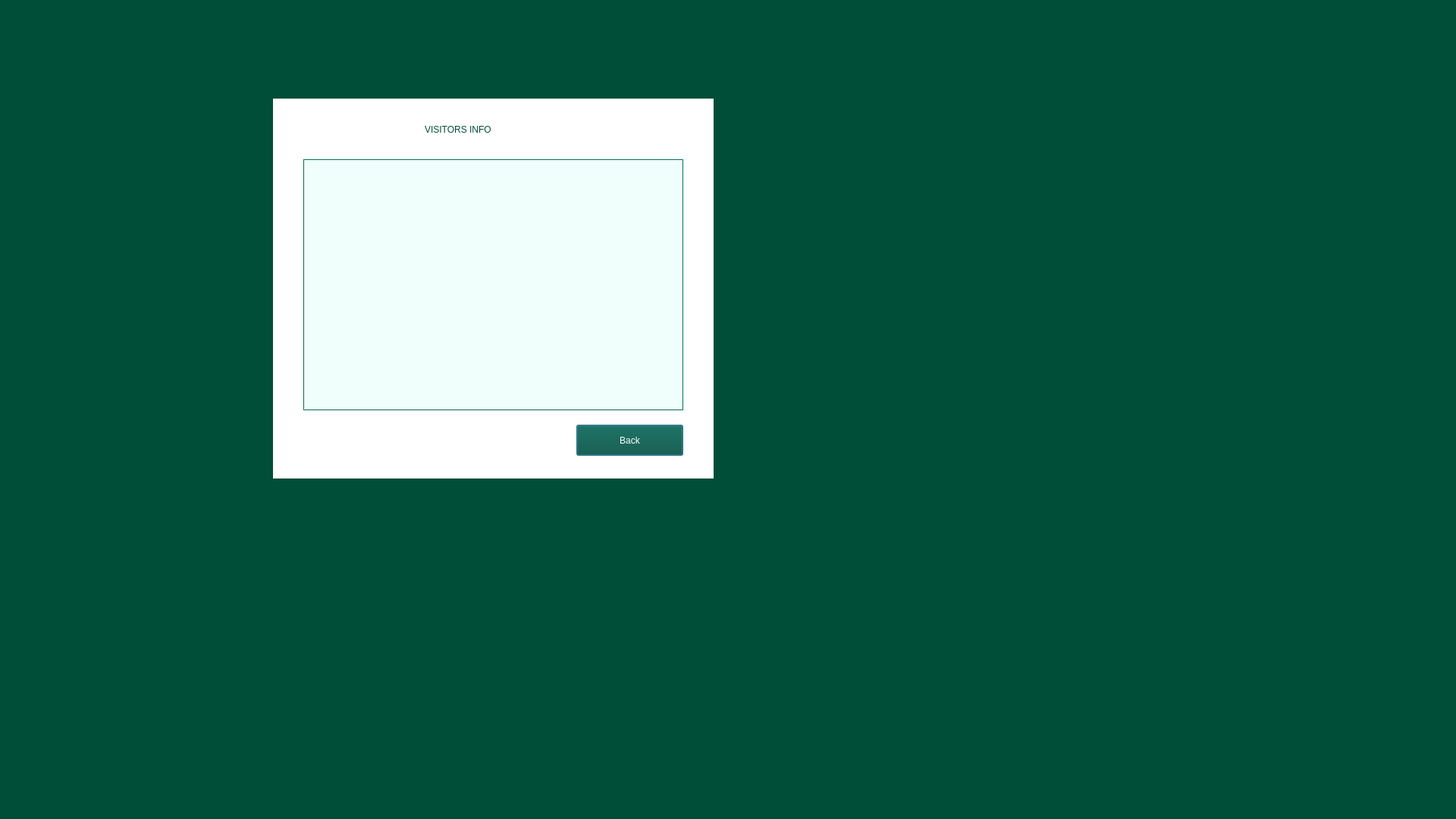
<?xml version="1.0" encoding="UTF-8"?>
<ui version="4.0">
 <class>viewVisitor</class>
 <widget class="QDialog" name="viewVisitor">
  <property name="geometry">
   <rect>
    <x>0</x>
    <y>0</y>
    <width>1920</width>
    <height>1080</height>
   </rect>
  </property>
  <property name="minimumSize">
   <size>
    <width>1920</width>
    <height>1080</height>
   </size>
  </property>
  <property name="windowTitle">
   <string>Dialog</string>
  </property>
  <property name="styleSheet">
   <string notr="true">background-color: rgb(0,77,56);
color: rgb(255, 255, 255);</string>
  </property>
  <widget class="QTableWidget" name="visitorTable">
   <property name="geometry">
    <rect>
     <x>400</x>
     <y>210</y>
     <width>501</width>
     <height>331</height>
    </rect>
   </property>
   <property name="styleSheet">
    <string notr="true">QTableWidget {
    background-color: rgb(240, 255, 252); /* soft mint background for contrast */
    color: rgb(0, 50, 40); /* dark green text */
    gridline-color: rgb(180, 220, 210); /* soft line */
    border: 1px solid rgb(0, 112, 82);
    selection-background-color: rgb(0, 112, 82); /* selected row */
    selection-color: white;
    alternate-background-color: rgb(225, 245, 238); /* subtle alt row */
}

QTableWidget::item:hover {
    background-color: rgb(0, 112, 82);
    color: white;
}

QHeaderView::section {
    background-color: rgb(0, 112, 82);
    color: white;
    font-weight: bold;
    padding: 6px;
    border: 1px solid rgb(180, 220, 210);
}

QScrollBar:vertical, QScrollBar:horizontal {
    background: rgb(240, 255, 252);
    border: none;
    width: 12px;
    margin: 0px;
}

QScrollBar::handle:vertical, QScrollBar::handle:horizontal {
    background: rgb(0, 112, 82);
    border-radius: 6px;
    min-height: 20px;
}

QScrollBar::add-line:vertical, QScrollBar::sub-line:vertical,
QScrollBar::add-line:horizontal, QScrollBar::sub-line:horizontal {
    background: none;
    border: none;
}

QTableWidget {
    background-color: rgb(240, 255, 252); /* soft mint background for contrast */
    color: rgb(0, 50, 40); /* dark green text */
    gridline-color: rgb(180, 220, 210); /* soft line */
    border: 1px solid rgb(0, 112, 82);
    selection-background-color: rgb(0, 112, 82); /* selected row */
    selection-color: white;
    alternate-background-color: rgb(225, 245, 238); /* subtle alt row */
}

QTableWidget::item:hover {
    background-color: rgb(0, 112, 82);
    color: white;
}

QHeaderView::section {
    background-color: rgb(0, 112, 82);
    color: white;
    font-weight: bold;
    padding: 6px;
    border: 1px solid rgb(180, 220, 210);
}

QScrollBar:vertical, QScrollBar:horizontal {
    background: rgb(240, 255, 252);
    border: none;
    width: 12px;
    margin: 0px;
}

QScrollBar::handle:vertical, QScrollBar::handle:horizontal {
    background: rgb(0, 112, 82);
    border-radius: 6px;
    min-height: 20px;
}

QScrollBar::add-line:vertical, QScrollBar::sub-line:vertical,
QScrollBar::add-line:horizontal, QScrollBar::sub-line:horizontal {
    background: none;
    border: none;
}

QScrollBar:horizontal {
    background: rgb(240, 255, 252);
    border: none;
    height: 12px;  /* ✅ Corrected for horizontal */
    margin: 0px;
}</string>
   </property>
  </widget>
  <widget class="QPushButton" name="back">
   <property name="geometry">
    <rect>
     <x>760</x>
     <y>560</y>
     <width>141</width>
     <height>41</height>
    </rect>
   </property>
   <property name="styleSheet">
    <string notr="true">
background-color: rgb(0,77,56);
color: rgb(255, 255, 255);
font: 350 16pt &quot;Segoe UI&quot;;</string>
   </property>
   <property name="text">
    <string>Back</string>
   </property>
  </widget>
  <widget class="QLabel" name="label">
   <property name="geometry">
    <rect>
     <x>360</x>
     <y>130</y>
     <width>581</width>
     <height>501</height>
    </rect>
   </property>
   <property name="styleSheet">
    <string notr="true">background-color: rgb(255, 255, 255);</string>
   </property>
   <property name="text">
    <string/>
   </property>
  </widget>
  <widget class="QLabel" name="label_2">
   <property name="geometry">
    <rect>
     <x>560</x>
     <y>150</y>
     <width>231</width>
     <height>41</height>
    </rect>
   </property>
   <property name="styleSheet">
    <string notr="true">background-color: rgb(255, 255, 255);
color: rgb(0,77,56);
font: 600 22pt &quot;Segoe UI&quot;;</string>
   </property>
   <property name="text">
    <string>VISITORS INFO</string>
   </property>
  </widget>
  <zorder>label</zorder>
  <zorder>visitorTable</zorder>
  <zorder>back</zorder>
  <zorder>label_2</zorder>
 </widget>
 <resources/>
 <connections/>
</ui>
